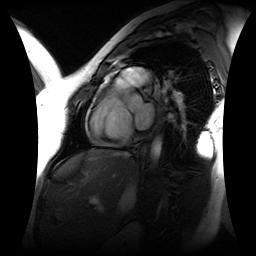
#> input picture Grey_images/pat1_1_1gray.jpg, 256 x 256 px, found by its file name
$ python poison.py
#> lines starting #> are read from the running program, lines starting #| are printed output that depends on the picture; after the words box and inside, x2 and y2 are one past the last pixel; in counts of white or black regions, pixels touching at a corner belong together
from skimage.util import random_noise
import cv2

img = cv2.imread('/home/chandra/Documents/Heart/Grey_images/pat1_1_1gray.jpg',0) # Only for grayscale image
#> img is the input picture: shape (256, 256); min 0, max 255, mean 41.9


noisy = random_noise(img, mode="poisson")
cv2.imwrite('/home/chandra/Documents/Heart/Poison_images/pat1_1_1.jpg', noisy)
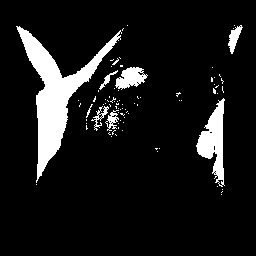
#> saved as pat1_1_1.jpg: shape (256, 256); values 0 (black) and 1 (white), 9.8% white; 82 white regions (74 under 20 px), largest, box (x1, y1, x2, y2) and area: (16, 26, 122, 183) 3987, (196, 98, 225, 187) 1219, (115, 67, 148, 90) 447

$ run again, with Grey_images/pat10_1_1gray.jpg copied over Grey_images/pat1_1_1gray.jpg
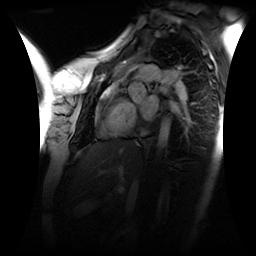
#> input picture Grey_images/pat10_1_1gray.jpg, 256 x 256 px, found by its file name
#> img is the input picture: shape (256, 256); min 0, max 255, mean 33.8
#> `cv2.imwrite('/home/chandra/Documents/Heart/Poison_images/pat1_1_1.jpg'..`:
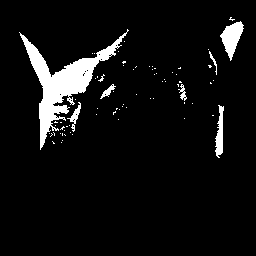
#> saved as pat1_1_1.jpg: shape (256, 256); values 0 (black) and 1 (white), 6.4% white; 73 white regions (66 under 20 px), largest, box (x1, y1, x2, y2) and area: (19, 29, 129, 150) 2965, (220, 21, 244, 61) 488, (215, 105, 224, 158) 280

$ run again, with Grey_images/pat11_1_1gray.jpg copied over Grey_images/pat1_1_1gray.jpg
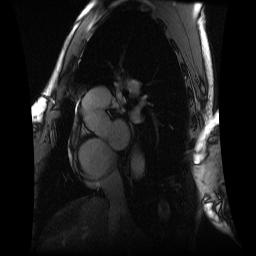
#> input picture Grey_images/pat11_1_1gray.jpg, 256 x 256 px, found by its file name
#> img is the input picture: shape (256, 256); min 0, max 255, mean 26.8
#> `cv2.imwrite('/home/chandra/Documents/Heart/Poison_images/pat1_1_1.jpg'..`:
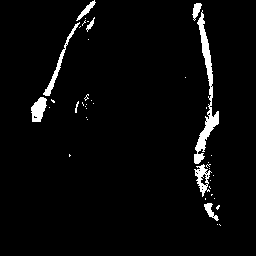
#> saved as pat1_1_1.jpg: shape (256, 256); values 0 (black) and 1 (white), 3.4% white; 41 white regions (32 under 20 px), largest, box (x1, y1, x2, y2) and area: (194, 10, 219, 164) 969, (43, 22, 80, 96) 297, (31, 97, 47, 122) 269

$ run again, with Grey_images/pat12_1_1gray.jpg copied over Grey_images/pat1_1_1gray.jpg
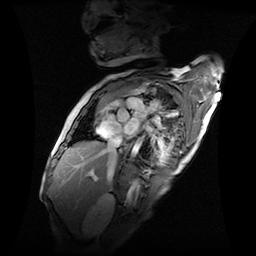
#> input picture Grey_images/pat12_1_1gray.jpg, 256 x 256 px, found by its file name
#> img is the input picture: shape (256, 256); min 0, max 255, mean 34.3
#> `cv2.imwrite('/home/chandra/Documents/Heart/Poison_images/pat1_1_1.jpg'..`:
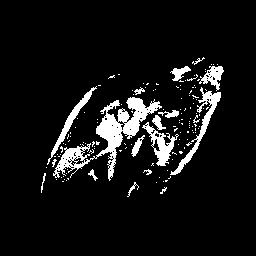
#> saved as pat1_1_1.jpg: shape (256, 256); values 0 (black) and 1 (white), 7.9% white; 139 white regions (122 under 20 px), largest, box (x1, y1, x2, y2) and area: (53, 97, 162, 181) 2215, (170, 87, 221, 175) 667, (142, 122, 179, 166) 529
